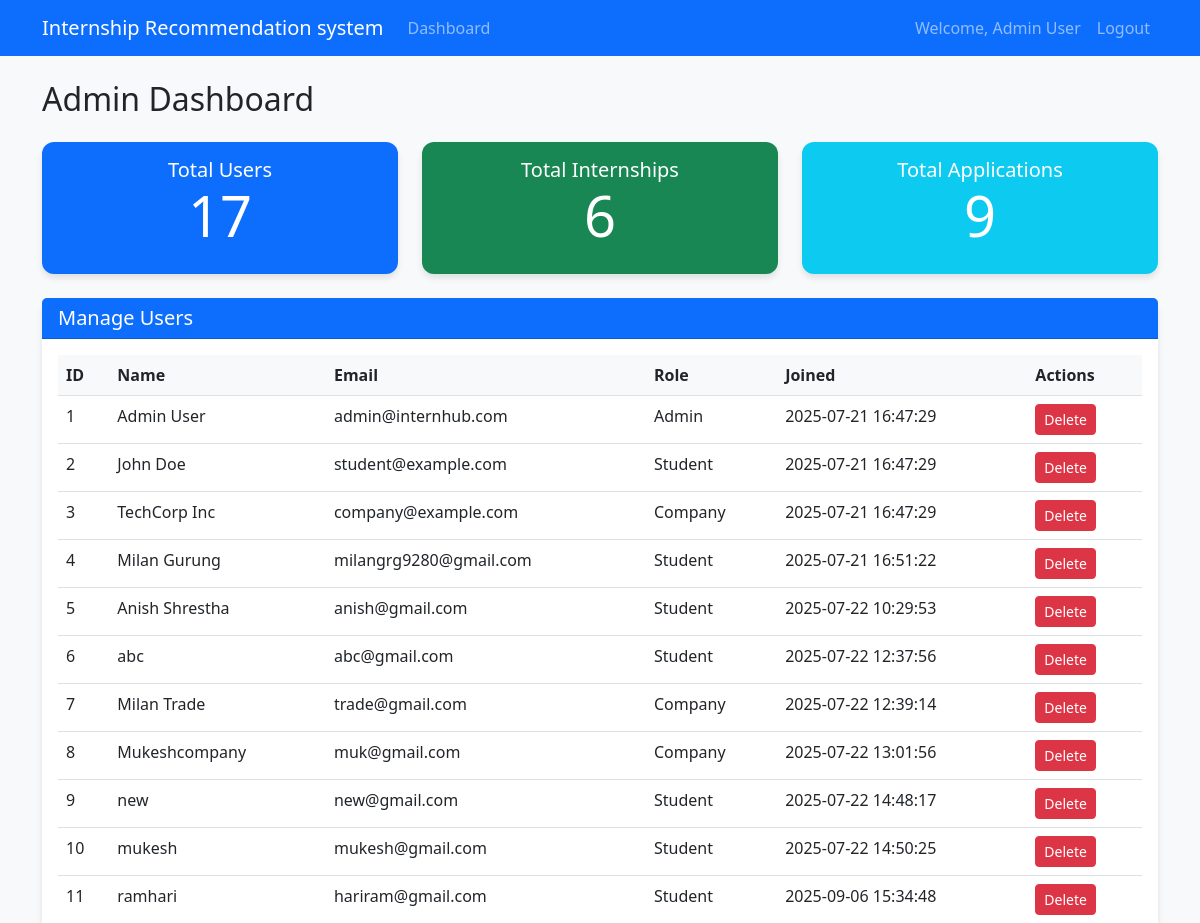
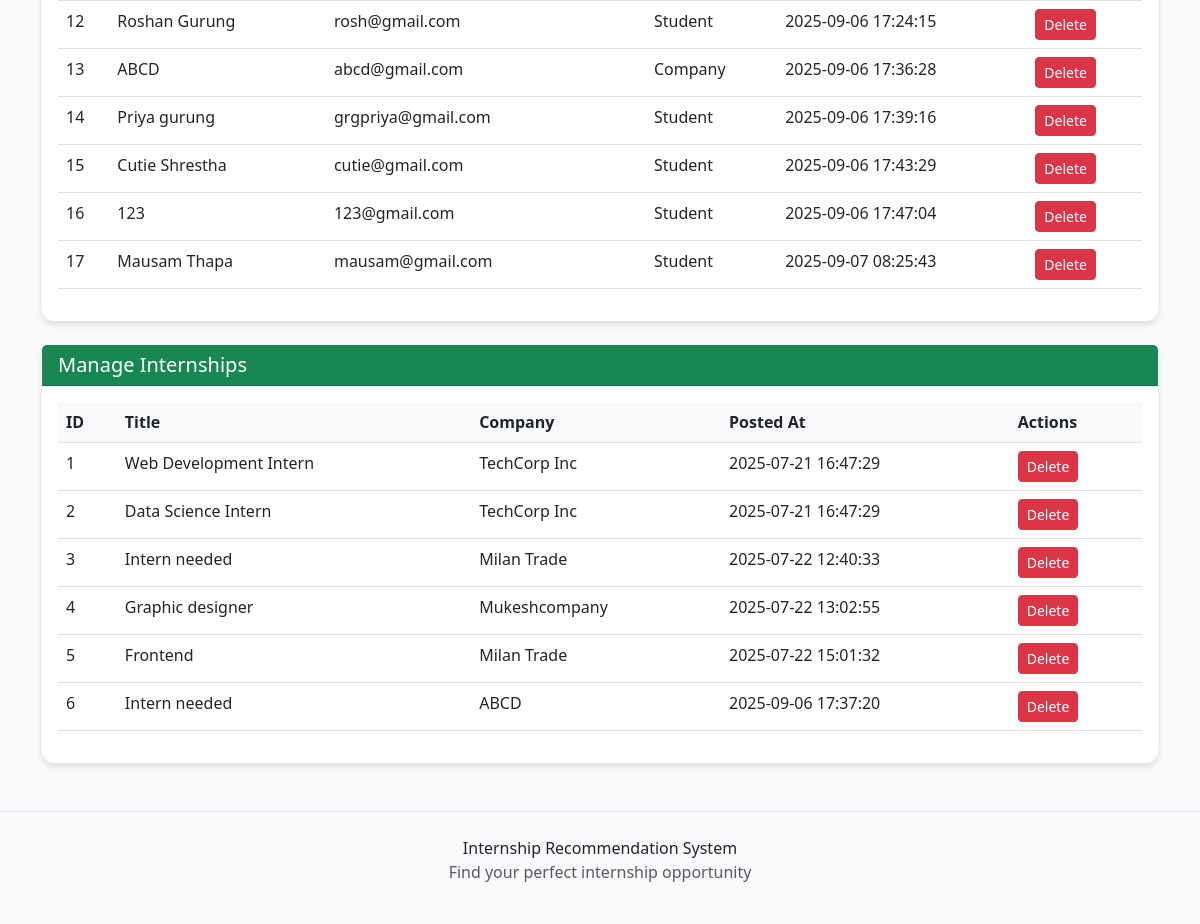
The page /admin/dashboard (signed in) on the database its author committed (2 pictures, top to bottom).
### tables this page shows
CREATE TABLE users (
            id INTEGER PRIMARY KEY AUTOINCREMENT,
            email TEXT UNIQUE NOT NULL,
            password TEXT NOT NULL,
            role TEXT NOT NULL CHECK(role IN ('student', 'company', 'admin')),
            name TEXT,
            created_at TIMESTAMP DEFAULT CURRENT_TIMESTAMP
        );

CREATE TABLE internships (
            id INTEGER PRIMARY KEY AUTOINCREMENT,
            company_id INTEGER NOT NULL,
            title TEXT NOT NULL,
            description TEXT,
            required_skills TEXT,
            posted_at TIMESTAMP DEFAULT CURRENT_TIMESTAMP,
            FOREIGN KEY (company_id) REFERENCES users (id)
        );

### blueprints/admin.py (the view)
@admin_bp.route('/dashboard')
def dashboard():
    auth_check = require_admin_auth()
    if auth_check:
        return auth_check
    conn = get_db()
    cursor = conn.cursor()
    cursor.execute("SELECT * FROM users")
    users = cursor.fetchall()
    cursor.execute("SELECT * FROM internships")
    internships = cursor.fetchall()
    cursor.execute("SELECT COUNT(*) as total_users FROM users")
    total_users = cursor.fetchone()['total_users']
    cursor.execute("SELECT COUNT(*) as total_internships FROM internships")
    total_internships = cursor.fetchone()['total_internships']
    cursor.execute("SELECT COUNT(*) as total_applications FROM applications")
    total_applications = cursor.fetchone()['total_applications']
    return render_template('admin_dashboard.html', users=users, internships=internships,
                           total_users=total_users, total_internships=total_internships,
                           total_applications=total_applications)

### blueprints/admin.py (called while the page is built)
def require_admin_auth():
    if 'user_id' not in session or session['role'] != 'admin':
        flash('Please log in as an admin', 'danger')
        return redirect(url_for('auth.login'))
    return None

### utils/database.py (called while the page is built)
def get_db():
    conn = sqlite3.connect(current_app.config['DATABASE'])
    conn.row_factory = sqlite3.Row
    return conn

### templates/admin_dashboard.html (shortened to what this page needs)
{% extends "base.html" %} {% block title %}Admin Dashboard{% endblock %} {%
block content %}
<h2 class="mb-4">Admin Dashboard</h2>
<div class="row mb-4">
  <div class="col-md-4">
    <div class="card bg-primary text-white text-center py-3">
      <h5 class="mb-0">Total Users</h5>
      <h1 class="display-4">{{ total_users }}</h1>
    </div>
  </div>
  <div class="col-md-4">
    <div class="card bg-success text-white text-center py-3">
      <h5 class="mb-0">Total Internships</h5>
      <h1 class="display-4">{{ total_internships }}</h1>
    </div>
  </div>
  <div class="col-md-4">
    <div class="card bg-info text-white text-center py-3">
      <h5 class="mb-0">Total Applications</h5>
      <h1 class="display-4">{{ total_applications }}</h1>
    </div>
  </div>
</div>
<div class="card mb-4">
  <div class="card-header bg-primary text-white">
    <h5 class="mb-0">Manage Users</h5>
  </div>
  <div class="card-body">
    {% if users %}
    <div class="table-responsive">
      <table class="table table-hover">
        <thead>
          <tr>
            <th>ID</th>
            <th>Name</th>
            <th>Email</th>
            <th>Role</th>
            <th>Joined</th>
            <th>Actions</th>
          </tr>
        </thead>
        <tbody>
          {% for user in users %}
          <tr>
            <td>{{ user['id'] }}</td>
            <td>{{ user['name'] }}</td>
            <td>{{ user['email'] }}</td>
            <td>{{ user['role']|capitalize }}</td>
            <td>{{ user['created_at'] }}</td>
            <td>
              <button
                class="btn btn-sm btn-danger delete-user"
                data-user-id="{{ user['id'] }}"
              >
                Delete
              </button>
            </td>
          </tr>
          {% endfor %}
        </tbody>
      </table>
    </div>
    {% else %}
    <p>No users found.</p>
    {% endif %}
  </div>
</div>
<div class="card">
  <div class="card-header bg-success text-white">
    <h5 class="mb-0">Manage Internships</h5>
  </div>
  <div class="card-body">
    {% if internships %}
    <div class="table-responsive">
      <table class="table table-hover">
        <thead>
          <tr>
            <th>ID</th>
            <th>Title</th>
            <th>Company</th>
            <th>Posted At</th>
            <th>Actions</th>
          </tr>
        </thead>
        <tbody>
          {% for internship in internships %}
          <tr>
            <td>{{ internship['id'] }}</td>
            <td>{{ internship['title'] }}</td>
            <td>
              {% for user in users %} {% if user['id'] ==
              internship['company_id'] %} {{ user['name'] }} {% endif %} {%
              endfor %}
            </td>
            <td>{{ internship['posted_at'] }}</td>
            <td>
              <button
                class="btn btn-sm btn-danger delete-internship"
                data-internship-id="{{ internship['id'] }}"
              >
                Delete
              </button>
            </td>
          </tr>
          {% endfor %}
        </tbody>
      </table>
    </div>
    {% else %}
    <p>No internships found.</p>
    {% endif %}
  </div>
</div>
{% endblock %}

### templates/components/navbar.html (shortened to what this page needs)
<nav class="navbar navbar-expand-lg navbar-dark bg-primary">
  <div class="container">
    <a class="navbar-brand" href="{{ url_for('main.home') }}"
      >Internship Recommendation system</a
    >
    <div class="collapse navbar-collapse" id="navbarNav">
      <ul class="navbar-nav me-auto">
        {% if 'user_id' in session %} {% if session['role'] == 'student' %}
        <li class="nav-item">
          <a class="nav-link" href="{{ url_for('student.dashboard') }}"
            >Dashboard</a
          >
        </li>
        <li class="nav-item">
          <a class="nav-link" href="{{ url_for('main.internships') }}"
            >Internships</a
          >
        </li>
        {% elif session['role'] == 'admin' %}
        <li class="nav-item">
          <a class="nav-link" href="{{ url_for('admin.dashboard') }}"
            >Dashboard</a
          >
        </li>
        {% endif %} {% endif %}
      </ul>
      <ul class="navbar-nav">
        {% if 'user_id' in session %}
        <li class="nav-item">
          <span class="nav-link">Welcome, {{ session['name'] }}</span>
        </li>
        <li class="nav-item">
          <a class="nav-link" href="{{ url_for('auth.logout') }}">Logout</a>
        </li>
        {% endif %}
      </ul>
    </div>
  </div>
</nav>

### static/css/style.css (style rules this page uses)
body { background-color: #f8f9fa; font-family: 'Segoe UI', Tahoma, Geneva, Verdana, sans-serif; }
.card { border: none; border-radius: 0.75rem; box-shadow: 0 4px 6px rgba(0, 0, 0, 0.1); transition: transform 0.3s, box-shadow 0.3s; }
.table th { background-color: #f8f9fa; }

### rows shown on the page
users: name "Admin User", id "1", email "admin@internhub.com", role "Admin", created_at "2025-07-21 16:47:29"
users: id "2", name "John Doe", email "student@example.com", role "Student", created_at "2025-07-21 16:47:29"
users: id "3", name "TechCorp Inc", email "company@example.com", role "Company", created_at "2025-07-21 16:47:29"
users: id "4", name "Milan Gurung", email "milangrg9280@gmail.com", role "Student", created_at "2025-07-21 16:51:22"
users: id "5", name "Anish Shrestha", email "anish@gmail.com", role "Student", created_at "2025-07-22 10:29:53"
users: id "6", name "abc", email "abc@gmail.com", role "Student", created_at "2025-07-22 12:37:56"
users: id "7", name "Milan Trade", email "trade@gmail.com", role "Company", created_at "2025-07-22 12:39:14"
users: id "8", name "Mukeshcompany", email "muk@gmail.com", role "Company", created_at "2025-07-22 13:01:56"
users: id "9", name "new", email "new@gmail.com", role "Student", created_at "2025-07-22 14:48:17"
users: id "10", name "mukesh", email "mukesh@gmail.com", role "Student", created_at "2025-07-22 14:50:25"
users: id "11", name "ramhari", email "hariram@gmail.com", role "Student", created_at "2025-09-06 15:34:48"
users: id "12", name "Roshan Gurung", email "rosh@gmail.com", role "Student", created_at "2025-09-06 17:24:15"
users: id "13", name "ABCD", email "abcd@gmail.com", role "Company", created_at "2025-09-06 17:36:28"
users: id "14", name "Priya gurung", email "grgpriya@gmail.com", role "Student", created_at "2025-09-06 17:39:16"
users: id "15", name "Cutie Shrestha", email "cutie@gmail.com", role "Student", created_at "2025-09-06 17:43:29"
users: id "16", name "123", email "123@gmail.com", role "Student", created_at "2025-09-06 17:47:04"
users: id "17", name "Mausam Thapa", email "mausam@gmail.com", role "Student", created_at "2025-09-07 08:25:43"
internships: id "1", title "Web Development Intern", posted_at "2025-07-21 16:47:29"
internships: id "2", title "Data Science Intern", posted_at "2025-07-21 16:47:29"
internships: id "3", title "Intern needed", posted_at "2025-07-22 12:40:33"
internships: id "4", title "Graphic designer", posted_at "2025-07-22 13:02:55"
internships: id "5", title "Frontend", posted_at "2025-07-22 15:01:32"
internships: id "6", title "Intern needed", posted_at "2025-09-06 17:37:20"

### other values the page prints
{{ total_users }} "17"
{{ total_internships }} "6"
{{ total_applications }} "9"
